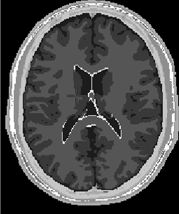
#> input picture data/brainmri1.png, 179 x 214 px, found by its file name
$ python preprocessing.py
#> lines starting #> are read from the running program, lines starting #| are printed output that depends on the picture; after the words box and inside, x2 and y2 are one past the last pixel; in counts of white or black regions, pixels touching at a corner belong together
import cv2
import numpy as np
import matplotlib.pyplot as plt

def load_and_preprocess(image_path, desired_resolution=(200, 200)):
    """
    Charge et prétraite l'image :
    - Conversion en niveaux de gris
    - Redimensionnement et normalisation
    - Extraction du cerveau via seuillage Otsu et sélection du plus grand contour
    """
#> called with image_path = 'data/brainmri1.png', desired_resolution = (200, 200)
    # Charger l'image en niveaux de gris
    image = cv2.imread(image_path, cv2.IMREAD_GRAYSCALE)
#> image is the input picture: shape (214, 179); min 0, max 255, mean 76.3
    if image is None:
        raise FileNotFoundError(f"L'image n'a pas été trouvée : {image_path}")

    # Redimensionner l'image
    image_resized = cv2.resize(image, desired_resolution)
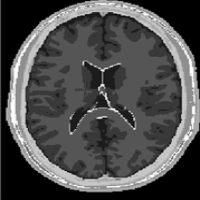
#> image_resized: shape (200, 200); min 0, max 255, mean 76.2

    # Normaliser l'image (valeurs entre 0 et 1)
    image_norm = image_resized / 255.0

    # Appliquer un seuillage Otsu pour obtenir un masque binaire
    ret, mask = cv2.threshold((image_norm * 255).astype(np.uint8), 0, 255, cv2.THRESH_BINARY + cv2.THRESH_OTSU)
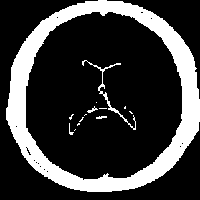
#> mask: shape (200, 200); 22.9% white; 14 white regions (9 under 20 px)
#> ret = 111

    # Trouver les contours pour extraire la région du cerveau
    contours, _ = cv2.findContours(mask, cv2.RETR_EXTERNAL, cv2.CHAIN_APPROX_SIMPLE)
#> contours = 1 contour; box (x1, y1, x2, y2) and area: (6, 0, 200, 192) 29402
    if contours:
        # Sélectionner le plus grand contour (supposé être le cerveau)
        largest_contour = max(contours, key=cv2.contourArea)
#> largest_contour = contour of 262 points, box (x1, y1, x2, y2) (6, 0, 200, 192), area 29402
        # Créer un masque vide et dessiner le plus grand contour
        brain_mask = np.zeros_like(mask)
        cv2.drawContours(brain_mask, [largest_contour], -1, 255, thickness=-1)
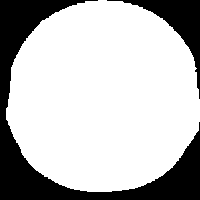
#> brain_mask: shape (200, 200); 74.2% white; 2 black regions, box (x1, y1, x2, y2) and area: (0, 0, 200, 200) 8360, (107, 0, 200, 99) 1950
    else:
        brain_mask = mask

    # Appliquer le masque pour ne conserver que la région du cerveau
    image_brain = cv2.bitwise_and((image_norm * 255).astype(np.uint8), brain_mask)

    return image_brain, brain_mask


if __name__ == "__main__":
    image_path = "data/brainmri1.png"
    image_brain, brain_mask = load_and_preprocess(image_path)
    plt.figure(figsize=(12, 6))
    plt.subplot(1, 2, 1)
    plt.imshow(image_brain, cmap='gray')
    plt.title("Image avec extraction du cerveau")
    plt.subplot(1, 2, 2)
    plt.imshow(brain_mask, cmap='gray')
    plt.title("Masque du cerveau")
    plt.show()
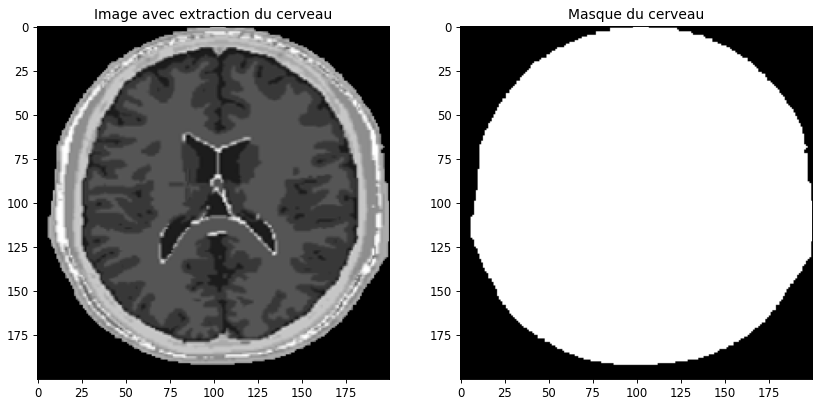
#> figure drawn by matplotlib, 2 panels

$ run again, with data/brainmri2.png copied over data/brainmri1.png
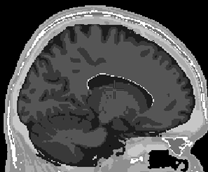
#> input picture data/brainmri2.png, 208 x 172 px, found by its file name
#> in load_and_preprocess, image is the input picture: shape (172, 208); min 0, max 255, mean 81.8
#> in load_and_preprocess, `ret, mask = cv2.threshold((image_norm * 255).astype(np.uint8), 0, 255,..`:
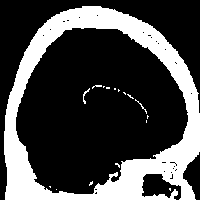
#> mask: shape (200, 200); 27.9% white; 17 white regions (14 under 20 px)
#> ret = 108
#> contours = 2 contours, 1 with area under 20; largest, box (x1, y1, x2, y2) and area: (4, 6, 200, 200) 31198
#> largest_contour = contour of 281 points, box (x1, y1, x2, y2) (4, 6, 200, 200), area 31198
#> brain_mask: shape (200, 200); 79% white; 3 black regions, box (x1, y1, x2, y2) and area: (0, 0, 200, 200) 7315, (142, 174, 181, 200) 629, (183, 152, 200, 200) 462
#> `plt.show()`:
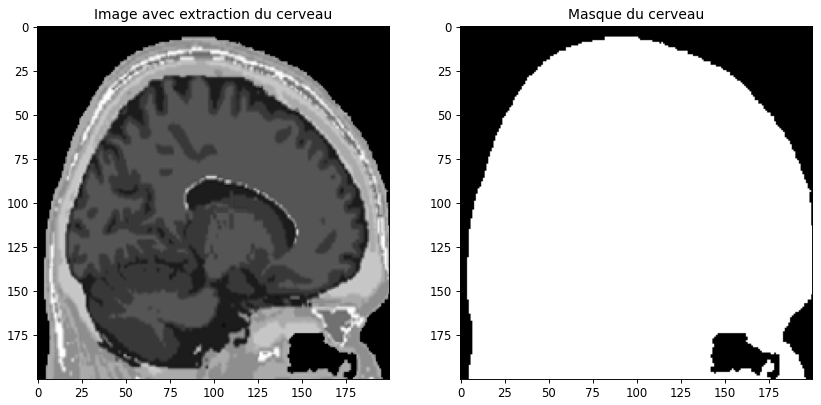
#> figure drawn by matplotlib, 2 panels

$ run again, with data/mris.png copied over data/brainmri1.png
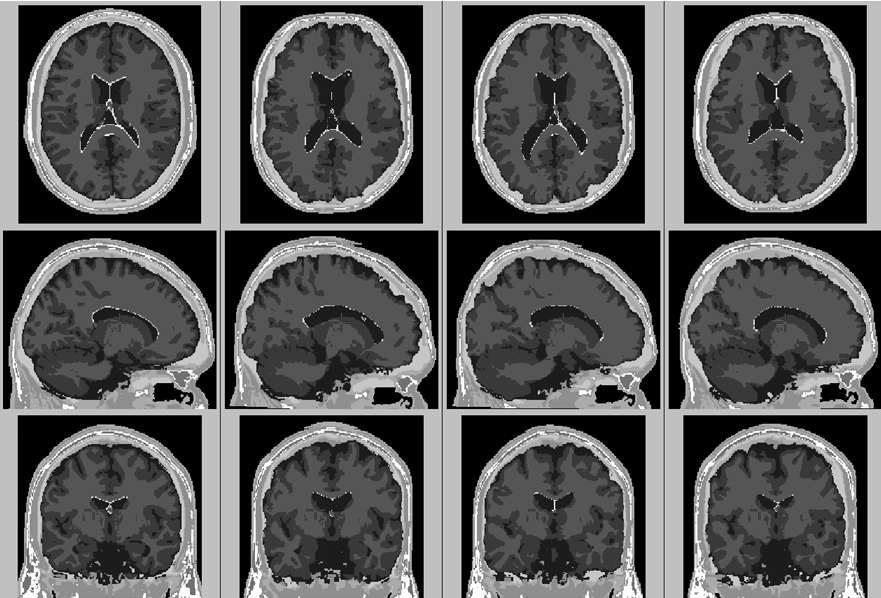
#> input picture data/mris.png, 881 x 598 px, found by its file name
#> in load_and_preprocess, image is the input picture: shape (598, 881); min 0, max 255, mean 92.8
#> in load_and_preprocess, `ret, mask = cv2.threshold((image_norm * 255).astype(np.uint8), 0, 255,..`:
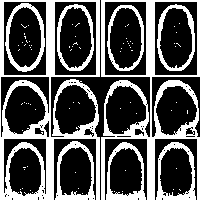
#> mask: shape (200, 200); 35.1% white; 85 white regions (76 under 20 px)
#> ret = 112
#> contours = 5 contours; box (x1, y1, x2, y2) and area: (0, 0, 100, 200) 16277, (101, 0, 200, 200) 12680, (156, 142, 196, 200) 1878, (55, 141, 95, 200) 1875, (106, 142, 146, 200) 1822
#> largest_contour = contour of 96 points, box (x1, y1, x2, y2) (0, 0, 100, 200), area 16277
#> brain_mask: shape (200, 200); 41.9% white; 1 white region, box (x1, y1, x2, y2) and area: (0, 0, 100, 200) 16743
#> in load_and_preprocess, `image_brain = cv2.bitwise_and((image_norm * 255).astype(np.uint8), bra..`:
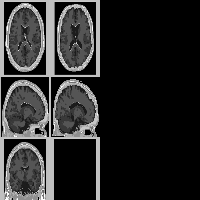
#> image_brain: shape (200, 200); min 0, max 255, mean 41.7
